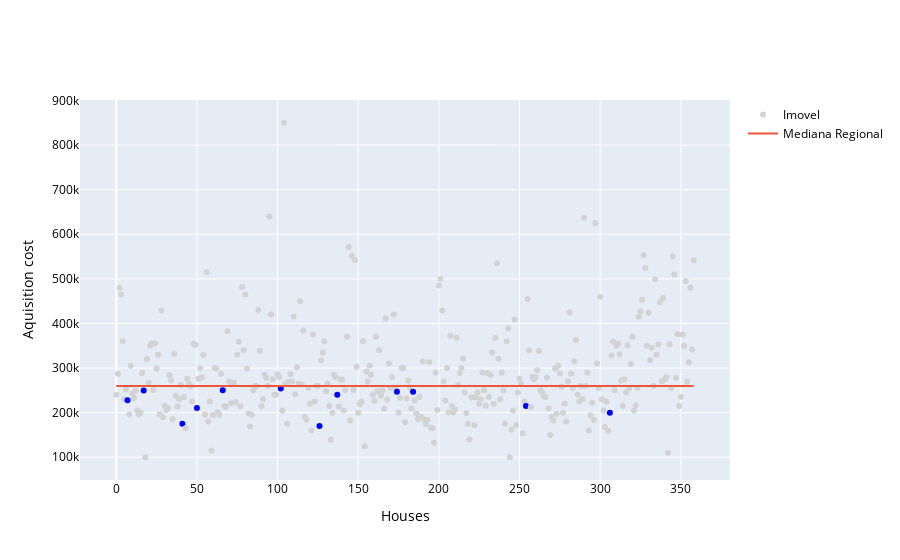

The notebook cell this image was saved under:
### Code cell
interact(data_viz, df=fixed(purchase_list), region = f_zipcode);

### Figure 1 — Plotly figure (JSON) as saved in the notebook; plotly's stock layout.template omitted (floating-point values rounded to 4 significant figures; data arrays with more than 128 entries replaced by an {"elided": "..."} marker saying what was removed)
{"data": [{"marker": {"color": {"elided": "359 str values"}}, "mode": "markers", "name": "Imovel", "text": {"elided": "359 str values"}, "type": "scatter", "y": {"elided": "359 int values"}}, {"mode": "lines", "name": "Mediana Regional", "text": {"elided": "359 str values"}, "type": "scatter", "y": {"elided": "359 int values"}}], "layout": {"font": {"color": "#000000"}, "xaxis": {"title": {"text": "Houses"}}, "yaxis": {"title": {"text": "Aquisition cost"}}}}
